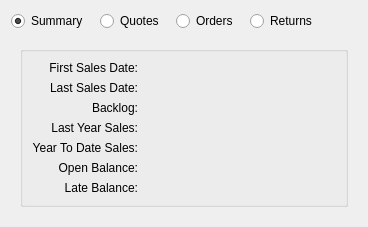
     <widget class="QWidget" name="_salesTab">
      <attribute name="title">
       <string>Sales</string>
      </attribute>
      <layout class="QGridLayout" name="gridLayout_17">
       <item row="0" column="0">
        <layout class="QHBoxLayout" name="horizontalLayout_2">
         <property name="spacing">
          <number>12</number>
         </property>
         <item>
          <widget class="QRadioButton" name="_summaryButton">
           <property name="text">
            <string>Summary</string>
           </property>
           <property name="checked">
            <bool>true</bool>
           </property>
          </widget>
         </item>
         <item>
          <widget class="QRadioButton" name="_quotesButton">
           <property name="text">
            <string>Quotes</string>
           </property>
           <property name="checked">
            <bool>false</bool>
           </property>
          </widget>
         </item>
         <item>
          <widget class="QRadioButton" name="_ordersButton">
           <property name="text">
            <string>Orders</string>
           </property>
          </widget>
         </item>
         <item>
          <widget class="QRadioButton" name="_returnsButton">
           <property name="text">
            <string>Returns</string>
           </property>
          </widget>
         </item>
         <item>
          <spacer name="horizontalSpacer_2">
           <property name="orientation">
            <enum>Qt::Horizontal</enum>
           </property>
           <property name="sizeHint" stdset="0">
            <size>
             <width>40</width>
             <height>20</height>
            </size>
           </property>
          </spacer>
         </item>
        </layout>
       </item>
       <item row="1" column="0">
        <widget class="QStackedWidget" name="_salesStack">
         <property name="currentIndex">
          <number>0</number>
         </property>
         <widget class="QWidget" name="_summaryPage">
          <layout class="QGridLayout" name="gridLayout_23">
           <item row="0" column="0">
            <widget class="QGroupBox" name="groupBox_2">
             <property name="title">
              <string/>
             </property>
             <layout class="QGridLayout" name="gridLayout_24">
              <item row="0" column="0">
               <layout class="QHBoxLayout" name="horizontalLayout_4">
                <item>
                 <layout class="QVBoxLayout" name="verticalLayout_2">
                  <item>
                   <layout class="QGridLayout" name="gridLayout_22">
                    <item row="0" column="0">
                     <widget class="QLabel" name="_firstSaleDateLit">
                      <property name="text">
                       <string>First Sales Date:</string>
                      </property>
                      <property name="alignment">
                       <set>Qt::AlignRight|Qt::AlignTrailing|Qt::AlignVCenter</set>
                      </property>
                     </widget>
                    </item>
                    <item row="0" column="1">
                     <widget class="DLineEdit" name="_firstSaleDate">
                      <property name="enabled">
                       <bool>false</bool>
                      </property>
                      <property name="sizePolicy">
                       <sizepolicy hsizetype="Expanding" vsizetype="Preferred">
                        <horstretch>0</horstretch>
                        <verstretch>0</verstretch>
                       </sizepolicy>
                      </property>
                     </widget>
                    </item>
                    <item row="1" column="0">
                     <widget class="QLabel" name="_lastSaleDateLit">
                      <property name="text">
                       <string>Last Sales Date:</string>
                      </property>
                      <property name="alignment">
                       <set>Qt::AlignRight|Qt::AlignTrailing|Qt::AlignVCenter</set>
                      </property>
                     </widget>
                    </item>
                    <item row="1" column="1">
                     <widget class="DLineEdit" name="_lastSaleDate">
                      <property name="enabled">
                       <bool>false</bool>
                      </property>
                      <property name="sizePolicy">
                       <sizepolicy hsizetype="Expanding" vsizetype="Preferred">
                        <horstretch>0</horstretch>
                        <verstretch>0</verstretch>
                       </sizepolicy>
                      </property>
                     </widget>
                    </item>
                    <item row="2" column="0">
                     <widget class="QLabel" name="_backlogLit">
                      <property name="text">
                       <string>Backlog:</string>
                      </property>
                      <property name="alignment">
                       <set>Qt::AlignRight|Qt::AlignTrailing|Qt::AlignVCenter</set>
                      </property>
                     </widget>
                    </item>
                    <item row="2" column="1">
                     <widget class="XLabel" name="_backlog">
                      <property name="text">
                       <string/>
                      </property>
                      <property name="alignment">
                       <set>Qt::AlignRight|Qt::AlignTrailing|Qt::AlignVCenter</set>
                      </property>
                     </widget>
                    </item>
                    <item row="3" column="0">
                     <widget class="QLabel" name="_lastYearSalesLit">
                      <property name="text">
                       <string>Last Year Sales:</string>
                      </property>
                      <property name="alignment">
                       <set>Qt::AlignRight|Qt::AlignTrailing|Qt::AlignVCenter</set>
                      </property>
                     </widget>
                    </item>
                    <item row="3" column="1">
                     <widget class="XLabel" name="_lastYearSales">
                      <property name="text">
                       <string/>
                      </property>
                      <property name="alignment">
                       <set>Qt::AlignRight|Qt::AlignTrailing|Qt::AlignVCenter</set>
                      </property>
                     </widget>
                    </item>
                    <item row="4" column="0">
                     <widget class="QLabel" name="_ytdSalesLit">
                      <property name="text">
                       <string>Year To Date Sales:</string>
                      </property>
                      <property name="alignment">
                       <set>Qt::AlignRight|Qt::AlignTrailing|Qt::AlignVCenter</set>
                      </property>
                     </widget>
                    </item>
                    <item row="4" column="1">
                     <widget class="XLabel" name="_ytdSales">
                      <property name="text">
                       <string/>
                      </property>
                      <property name="alignment">
                       <set>Qt::AlignRight|Qt::AlignTrailing|Qt::AlignVCenter</set>
                      </property>
                     </widget>
                    </item>
                    <item row="5" column="0">
                     <widget class="QLabel" name="_openBalanceLit">
                      <property name="text">
                       <string>Open Balance:</string>
                      </property>
                      <property name="alignment">
                       <set>Qt::AlignRight|Qt::AlignTrailing|Qt::AlignVCenter</set>
                      </property>
                     </widget>
                    </item>
                    <item row="5" column="1">
                     <widget class="XLabel" name="_openBalance">
                      <property name="text">
                       <string/>
                      </property>
                      <property name="alignment">
                       <set>Qt::AlignRight|Qt::AlignTrailing|Qt::AlignVCenter</set>
                      </property>
                     </widget>
                    </item>
                    <item row="6" column="0">
                     <widget class="QLabel" name="_lateBalanceLit">
                      <property name="text">
                       <string>Late Balance:</string>
                      </property>
                      <property name="alignment">
                       <set>Qt::AlignRight|Qt::AlignTrailing|Qt::AlignVCenter</set>
                      </property>
                     </widget>
                    </item>
                    <item row="6" column="1">
                     <widget class="XLabel" name="_lateBalance">
                      <property name="text">
                       <string/>
                      </property>
                      <property name="alignment">
                       <set>Qt::AlignRight|Qt::AlignTrailing|Qt::AlignVCenter</set>
                      </property>
                     </widget>
                    </item>
                   </layout>
                  </item>
                  <item>
                   <spacer name="verticalSpacer">
                    <property name="orientation">
                     <enum>Qt::Vertical</enum>
                    </property>
                    <property name="sizeHint" stdset="0">
                     <size>
                      <width>20</width>
                      <height>0</height>
                     </size>
                    </property>
                   </spacer>
                  </item>
                 </layout>
                </item>
                <item>
                 <spacer name="horizontalSpacer_4">
                  <property name="orientation">
                   <enum>Qt::Horizontal</enum>
                  </property>
                  <property name="sizeHint" stdset="0">
                   <size>
                    <width>40</width>
                    <height>20</height>
                   </size>
                  </property>
                 </spacer>
                </item>
               </layout>
              </item>
             </layout>
            </widget>
           </item>
          </layout>
         </widget>
         <widget class="QWidget" name="_quotesPage">
          <layout class="QGridLayout" name="gridLayout_13"/>
         </widget>
         <widget class="QWidget" name="_ordersPage">
          <layout class="QGridLayout" name="gridLayout_14"/>
         </widget>
         <widget class="QWidget" name="_returnsPage">
          <layout class="QGridLayout" name="gridLayout_12"/>
         </widget>
        </widget>
       </item>
      </layout>
     </widget>
